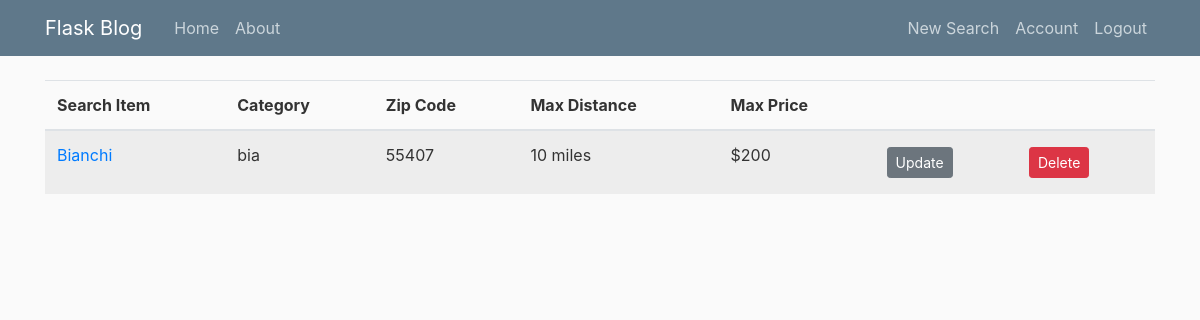
/users/aaaa (signed in), run on an earlier commit of the app's database.
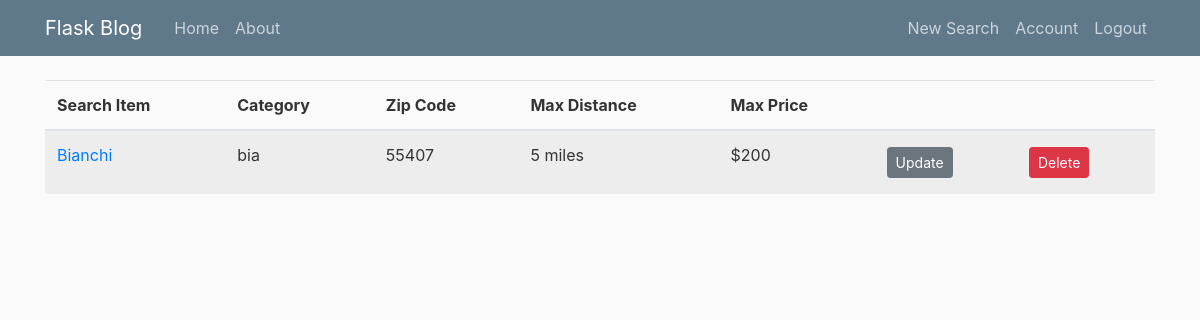
And on a later commit of the database.
### RoboCraig/models.py (models this page shows, shortened)
class Searcher (db.Model):
    id = db.Column(db.Integer, primary_key=True)
    category = db.Column(db.String(20), nullable=False)
    search_term = db.Column(db.String(50), nullable=False)
    zip_code = db.Column(db.String(10), nullable=False)  #Might need this to be int, or validate to 5 digits
    max_distance = db.Column(db.String(10), nullable=False)
    max_price = db.Column(db.String(10), nullable=False)
    user_id = db.Column(db.Integer, db.ForeignKey('user.id'), nullable=False)

### RoboCraig/routes.py (the view)
@app.route("/users/<string:username>")  #user/username url as the home page will only display posts from the logged in user
def user_searches(username):
    user = User.query.filter_by(username=username).first_or_404()
    searches = Searcher.query.filter_by(author=user)
    print ("current_user: " + str(current_user))
    print ("user: " + str(user))
    print ("username: " + str(username))
    if current_user == user:
        return render_template('user_searches.html', searches=searches, user=user)
    else:
        abort(403)

### RoboCraig/models.py (called while the page is built)
@login_manager.user_loader
def load_user(user_id):
    return User.query.get(int(user_id))

    def __repr__(self):
        return f"User('{self.username}', '{self.email}')"

### RoboCraig/templates/user_searches.html
{% extends "layout.html" %}
{% block content %}
    <table class="table table-striped">
            <thead>
                <tr>
                    <th scope="col">Search Item</th>
                    <th scope="col">Category</th>
                    <th scope="col">Zip Code</th>
                    <th scope="col">Max Distance</th>
                    <th scope="col">Max Price</th>
                    <th scope="col"></th>
                    <th scope="col"></th>
                </tr>
            </thead>
            <tbody>
            {% for hs in searches %}
            <tr>
                    <td><a href="{{ url_for('search', search_id=hs.id) }}">{{ hs.search_term }}</a></td>
                    <td>{{ hs.category}}</td>
                    <td>{{ hs.zip_code }}</td>
                    <td>{{ hs.max_distance }} miles</td>
                    <td>${{ hs.max_price }}</td>
                    <td><a class="btn btn-secondary btn-sm mt-1 mb-1" href="{{ url_for('update_search', search_id = hs.id) }}">Update</a></td>
                    <td>
                        <form action="{{ url_for('delete_search', search_id=hs.id) }}" method="POST">
                            <input class="btn btn-danger btn-sm m-1" type = "submit" value="Delete">
                        </form>
                    </td>
                </tr>
            {% endfor %}
            </tbody>
    </table>
{% endblock content %}

What changed in the data, as far as the page shows it:
changed Searcher "Bianchi": max_distance "10" → "5"
